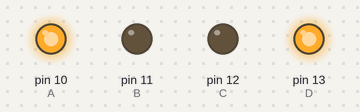
This sketch was run on a simulated Arduino Uno, built with avr-gcc and run on an emulated ATmega328P. On the bench: output pins drawn as LEDs (lit = HIGH).

Above: at 0.5 s.
At 2.5 s:
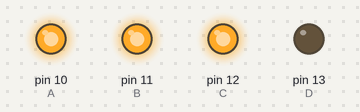
At 3.5 s:
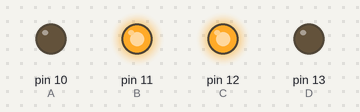
At 5.5 s:
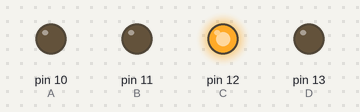
At 8.5 s:
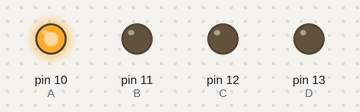
At 11.5 s:
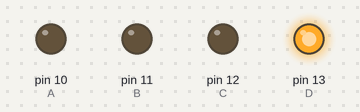
Timing chart, 0 to 13.0 s (numbered marks = the images above):
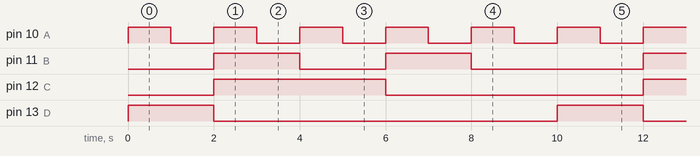

Measured:
- by itself, pin 10 (A): alternates HIGH for 1.0 s and LOW for 1.0 s
- by itself, pin 11 (B): repeats every 10.0 s: LOW 2.0 s, HIGH 2.0 s, LOW 4.0 s, HIGH 2.0 s
- by itself, pin 12 (C): alternates HIGH for 4.0 s and LOW for 6.0 s
- by itself, pin 13 (D): alternates HIGH for 2.0 s and LOW for 8.0 s

The sketch:

cronometro1.ino
```cpp
int A = 10;
int B = 11;
int C = 12;
int D = 13;

void setup()
{
  pinMode(A, OUTPUT);
  pinMode(B, OUTPUT);
  pinMode(C, OUTPUT);
  pinMode(D, OUTPUT);
}

void loop()
{
  for(int i=9;i>=0;i--){
    switch(i){
    case 0: exiba(0,0,0,0); break;
    case 1: exiba(0,0,0,1); break;
    case 2: exiba(0,0,1,0); break;
    case 3: exiba(0,0,1,1); break;
    case 4: exiba(0,1,0,0); break;
    case 5: exiba(0,1,0,1); break;
    case 6: exiba(0,1,1,0); break;
    case 7: exiba(0,1,1,1); break;
    case 8: exiba(1,0,0,0); break;
    case 9: exiba(1,0,0,1); break;
  }
    delay(1000);
  }
}

void exiba(int d, int c, int b, int a)
{
  digitalWrite(A,a);
  digitalWrite(B,b);
  digitalWrite(C,c);
  digitalWrite(D,d);
}

/*
void zero()
{
  digitalWrite(A,0);
  digitalWrite(B,0);
  digitalWrite(C,0);
  digitalWrite(D,0);
}

void sete()
{
  digitalWrite(A,1);
  digitalWrite(B,1);
  digitalWrite(C,1);
  digitalWrite(D,0);
}
*/
```
